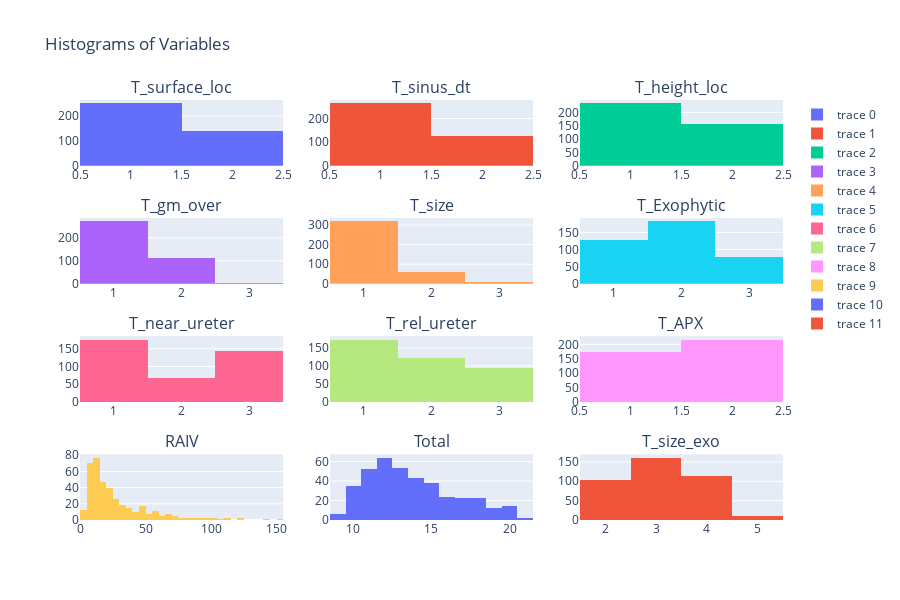

Notebook code cell kept with this figure:
### Markdown cell above
## 각 변수들의 분포도 시각화

### Code cell
# Create a grid of subplots, 3 columns wide
fig = make_subplots(rows=4, cols=3, subplot_titles=merged_result.columns)

# Iterate through each variable and create a histogram for it
for i, col in enumerate(merged_result.columns):
    hist_trace = go.Histogram(x=merged_result[col])
    fig.add_trace(hist_trace, row=i // 3 + 1, col=i % 3 + 1)

# Update layout
fig.update_layout(height=600, width=900, title_text="Histograms of Variables")

# Show plot
fig.show()


# 규리
# # 분포확인( 범주형 데이터 )
# merged_corr = merged_result.drop(['serial'], axis=1)
# merged_corr.hist(bins=10, figsize=(15,10))
# plt.show()

### Figure 1 — Plotly figure (JSON) as saved in the notebook; plotly's stock layout.template omitted (floating-point values rounded to 4 significant figures; data arrays with more than 128 entries replaced by an {"elided": "..."} marker saying what was removed)
{"data": [{"type": "histogram", "x": {"elided": "389 int values"}, "xaxis": "x", "yaxis": "y"}, {"type": "histogram", "x": {"elided": "389 int values"}, "xaxis": "x2", "yaxis": "y2"}, {"type": "histogram", "x": {"elided": "389 int values"}, "xaxis": "x3", "yaxis": "y3"}, {"type": "histogram", "x": {"elided": "389 int values"}, "xaxis": "x4", "yaxis": "y4"}, {"type": "histogram", "x": {"elided": "389 int values"}, "xaxis": "x5", "yaxis": "y5"}, {"type": "histogram", "x": {"elided": "389 int values"}, "xaxis": "x6", "yaxis": "y6"}, {"type": "histogram", "x": {"elided": "389 int values"}, "xaxis": "x7", "yaxis": "y7"}, {"type": "histogram", "x": {"elided": "389 int values"}, "xaxis": "x8", "yaxis": "y8"}, {"type": "histogram", "x": {"elided": "389 int values"}, "xaxis": "x9", "yaxis": "y9"}, {"type": "histogram", "x": {"elided": "389 float values"}, "xaxis": "x10", "yaxis": "y10"}, {"type": "histogram", "x": {"elided": "389 int values"}, "xaxis": "x11", "yaxis": "y11"}, {"type": "histogram", "x": {"elided": "389 int values"}, "xaxis": "x12", "yaxis": "y12"}], "layout": {"annotations": [{"font": {"size": 16}, "showarrow": false, "text": "T_surface_loc", "x": 0.1444, "xanchor": "center", "xref": "paper", "y": 1, "yanchor": "bottom", "yref": "paper"}, {"font": {"size": 16}, "showarrow": false, "text": "T_sinus_dt", "x": 0.5, "xanchor": "center", "xref": "paper", "y": 1, "yanchor": "bottom", "yref": "paper"}, {"font": {"size": 16}, "showarrow": false, "text": "T_height_loc", "x": 0.8556, "xanchor": "center", "xref": "paper", "y": 1, "yanchor": "bottom", "yref": "paper"}, {"font": {"size": 16}, "showarrow": false, "text": "T_gm_over", "x": 0.1444, "xanchor": "center", "xref": "paper", "y": 0.7188, "yanchor": "bottom", "yref": "paper"}, {"font": {"size": 16}, "showarrow": false, "text": "T_size", "x": 0.5, "xanchor": "center", "xref": "paper", "y": 0.7188, "yanchor": "bottom", "yref": "paper"}, {"font": {"size": 16}, "showarrow": false, "text": "T_Exophytic", "x": 0.8556, "xanchor": "center", "xref": "paper", "y": 0.7188, "yanchor": "bottom", "yref": "paper"}, {"font": {"size": 16}, "showarrow": false, "text": "T_near_ureter", "x": 0.1444, "xanchor": "center", "xref": "paper", "y": 0.4375, "yanchor": "bottom", "yref": "paper"}, {"font": {"size": 16}, "showarrow": false, "text": "T_rel_ureter", "x": 0.5, "xanchor": "center", "xref": "paper", "y": 0.4375, "yanchor": "bottom", "yref": "paper"}, {"font": {"size": 16}, "showarrow": false, "text": "T_APX", "x": 0.8556, "xanchor": "center", "xref": "paper", "y": 0.4375, "yanchor": "bottom", "yref": "paper"}, {"font": {"size": 16}, "showarrow": false, "text": "RAIV", "x": 0.1444, "xanchor": "center", "xref": "paper", "y": 0.1562, "yanchor": "bottom", "yref": "paper"}, {"font": {"size": 16}, "showarrow": false, "text": "Total", "x": 0.5, "xanchor": "center", "xref": "paper", "y": 0.1562, "yanchor": "bottom", "yref": "paper"}, {"font": {"size": 16}, "showarrow": false, "text": "T_size_exo", "x": 0.8556, "xanchor": "center", "xref": "paper", "y": 0.1562, "yanchor": "bottom", "yref": "paper"}], "height": 600, "title": {"text": "Histograms of Variables"}, "width": 900, "xaxis": {"anchor": "y", "domain": [0, 0.2889]}, "xaxis10": {"anchor": "y10", "domain": [0, 0.2889]}, "xaxis11": {"anchor": "y11", "domain": [0.3556, 0.6444]}, "xaxis12": {"anchor": "y12", "domain": [0.7111, 1]}, "xaxis2": {"anchor": "y2", "domain": [0.3556, 0.6444]}, "xaxis3": {"anchor": "y3", "domain": [0.7111, 1]}, "xaxis4": {"anchor": "y4", "domain": [0, 0.2889]}, "xaxis5": {"anchor": "y5", "domain": [0.3556, 0.6444]}, "xaxis6": {"anchor": "y6", "domain": [0.7111, 1]}, "xaxis7": {"anchor": "y7", "domain": [0, 0.2889]}, "xaxis8": {"anchor": "y8", "domain": [0.3556, 0.6444]}, "xaxis9": {"anchor": "y9", "domain": [0.7111, 1]}, "yaxis": {"anchor": "x", "domain": [0.8438, 1]}, "yaxis10": {"anchor": "x10", "domain": [0, 0.1562]}, "yaxis11": {"anchor": "x11", "domain": [0, 0.1562]}, "yaxis12": {"anchor": "x12", "domain": [0, 0.1562]}, "yaxis2": {"anchor": "x2", "domain": [0.8438, 1]}, "yaxis3": {"anchor": "x3", "domain": [0.8438, 1]}, "yaxis4": {"anchor": "x4", "domain": [0.5625, 0.7188]}, "yaxis5": {"anchor": "x5", "domain": [0.5625, 0.7188]}, "yaxis6": {"anchor": "x6", "domain": [0.5625, 0.7188]}, "yaxis7": {"anchor": "x7", "domain": [0.2812, 0.4375]}, "yaxis8": {"anchor": "x8", "domain": [0.2812, 0.4375]}, "yaxis9": {"anchor": "x9", "domain": [0.2812, 0.4375]}}}
